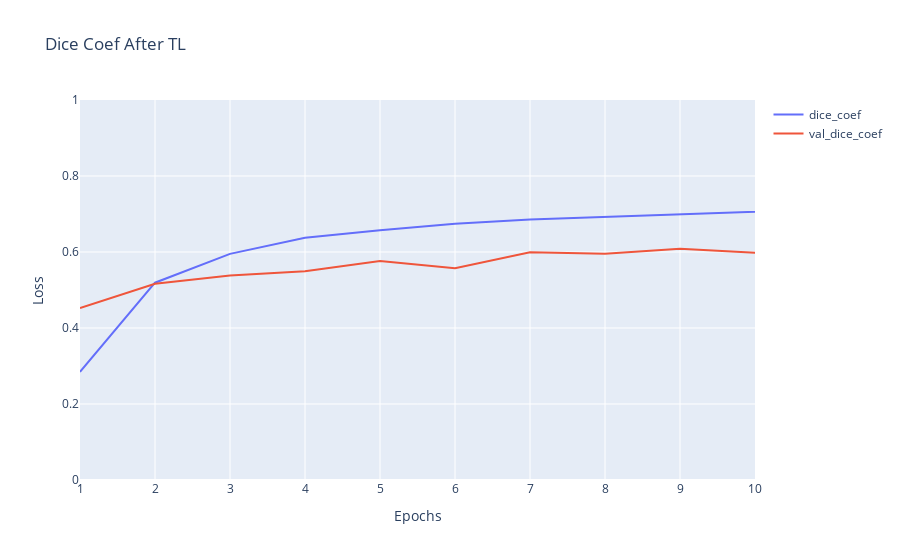

The notebook cell saved with this chart:
### Code cell
animate_plot(history_2, Plot_mode='DICE', title='Dice Coef After TL', y_range_loss_range=2, delay=100)

### Figure 1 — Plotly figure (JSON) as saved in the notebook; plotly's stock layout.template omitted (floating-point values rounded to 4 significant figures)
{"data": [{"name": "dice_coef", "type": "scatter", "x": [1, 2, 3, 4, 5, 6, 7, 8, 9, 10, 11, 12, 13, 14, 15, 16, 17, 18, 19, 20], "y": [0.2844, 0.5192, 0.5952, 0.6376, 0.6571, 0.6747, 0.6852, 0.693, 0.7001, 0.7077, 0.713, 0.7153, 0.7146, 0.7197, 0.7216, 0.7262, 0.7303, 0.7297, 0.7287, 0.7347]}, {"name": "val_dice_coef", "type": "scatter", "x": [1, 2, 3, 4, 5, 6, 7, 8, 9, 10, 11, 12, 13, 14, 15, 16, 17, 18, 19, 20], "y": [0.4524, 0.5166, 0.5381, 0.5495, 0.5763, 0.5571, 0.5991, 0.5957, 0.6087, 0.5982, 0.5997, 0.6075, 0.6102, 0.5973, 0.6036, 0.6009, 0.5859, 0.5976, 0.6137, 0.6051]}], "layout": {"hovermode": "x unified", "showlegend": true, "title": {"text": "Dice Coef After TL"}, "xaxis": {"autorange": false, "range": [1, [1, 2, 3, 4, 5, 6, 7, 8, 9, 10, 11, 12, 13, 14, 15, 16, 17, 18, 19, 20]], "title": {"text": "Epochs"}}, "yaxis": {"autorange": false, "range": [0, 1], "title": {"text": "Loss"}}}}
